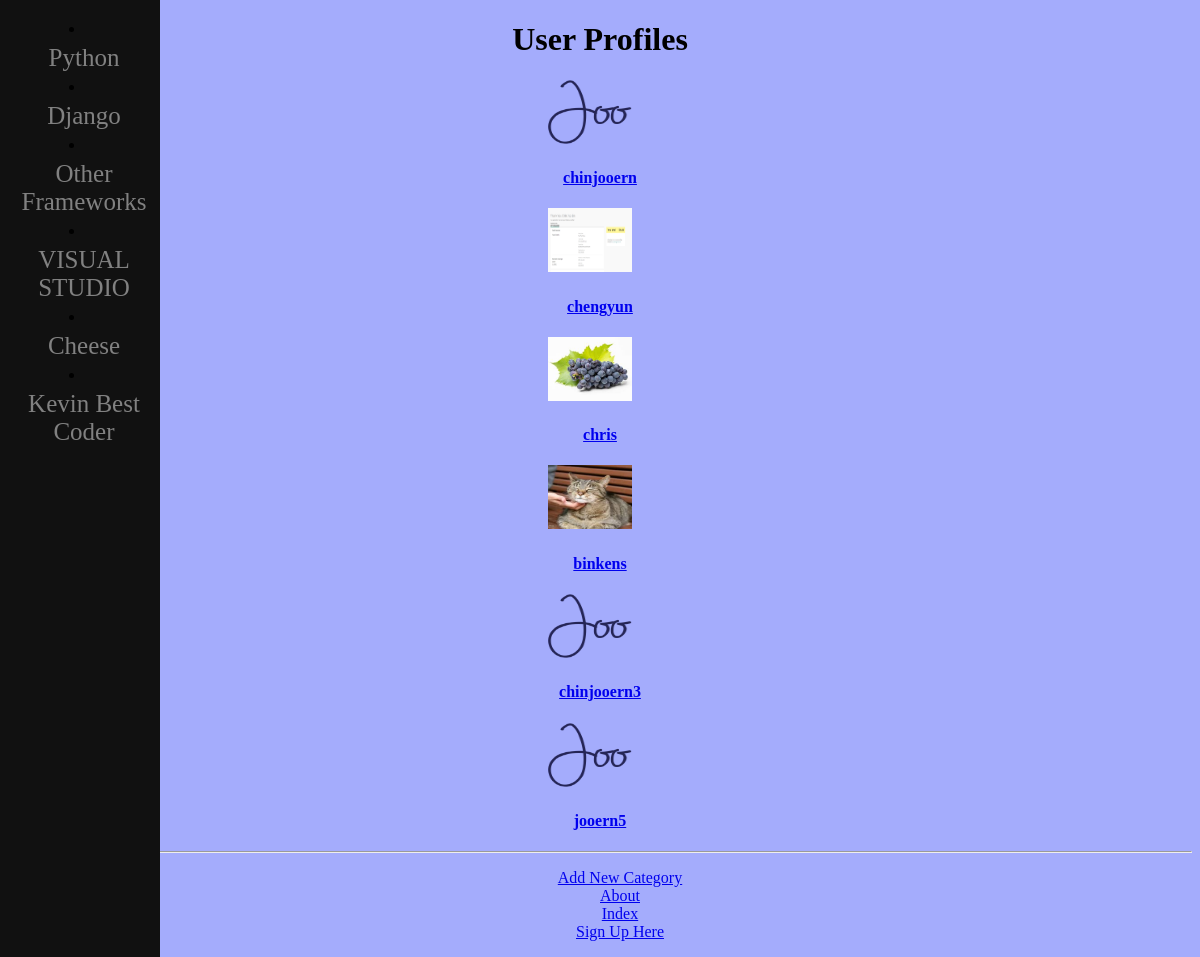
/rango/list_profiles (signed in), run on the app's committed database.
### rango/models.py (models this page shows, shortened)
class Category(models.Model):
    name = models.CharField(max_length=128, unique=True)
    views = models.IntegerField(default=0)
    likes = models.IntegerField(default=0)
    slug = models.SlugField(unique=True)
    class Meta:
        verbose_name_plural = 'categories'

class UserProfile(models.Model):
    user = models.OneToOneField(User,on_delete=models.DO_NOTHING) #we do not modify the User model directly as others may call on it, so we link it to another database 1-1
    website = models.URLField(blank=True)
    picture = models.ImageField(upload_to='profile_images', blank=True) #the upload_to attribute is conjoined to the MEDIA_ROOT

### rango/views.py (the view)
# urls.py: path('list_profiles', views.list_profiles, name='list_profiles'),
@login_required
def list_profiles(request):
    userprofile_list = UserProfile.objects.all()
    return render(request, 'rango/list_profiles.html',{'userprofile_list' : userprofile_list})

### rango/templatetags/rango_template_tags.py (called while the page is built)
@register.inclusion_tag('rango/cats.html') #mash up rango/cats.html with a method called get_category_list() which contains all categories
def get_category_list(cat=None):
    print(cat)
    return {'cats':Category.objects.all(),
    'act_cat':cat} #cat does not update its value to the current category being visited

### templates/rango/list_profiles.html (shortened to what this page needs)
{% extends 'rango/base.html' %}
{% load static %}
{% block body_block %}
<h1>User Profiles</h1>
<div class="panel">
    {% if userprofile_list %}
    <div class="panel-heading">
    <div class="panel-body">
        <div class="list-group">
            {% for listuser in userprofile_list %}
            <div class="list-group-item">
                {% if listuser.picture %}
                    <img width="84" height="64" style="padding-right: 20px" src="{{ MEDIA_URL }}{{ listuser.picture }}">
                {% else %}
                    <img width="84" height="64" style="padding-right: 20px" src="{% static "images/grapes.jpg" %}">
                {% endif %}
                    <h4 class="list-group-item-heading">
                    <a href="{% url 'rango:profile' listuser.user.username %}">{{ listuser.user.username }}</a>
                </h4>
            </div>
            {% endfor %}
        </div>
    </div>
    </div>
    {% else %}
        <p>There are no users for the site.</p>
    {% endif %}
</div>
{% endblock %}

### templates/rango/cats.html
{% for c in cats %}
    {% if c == act_cat %}
    <li>
        <strong>
        <a href="{% url 'rango:show_category' c.slug %}">{{ c.name }}</a>
        </strong>
    </li>
    {% else %}
    <li>
        <a href="{% url 'rango:show_category' c.slug %}">{{ c.name }}</a>
    </li>
    {% endif %}
{% endfor %}

### static/css/sidenav.css (style rules this page uses)
.sidenav a { padding: 6px 8px 6px 16px; text-decoration: none; font-size: 25px; color: #818181; display: block; }

### data on the page
Category: name "Python"
Category: name "Django"
Category: name "Other Frameworks"
Category: name "VISUAL STUDIO"
Category: name "Cheese"
Category: name "Kevin Best Coder"
UserProfile: picture (picture), user.username "chinjooern"
UserProfile: picture (picture), user.username "chengyun"
UserProfile: user.username "chris"
UserProfile: picture (picture), user.username "binkens"
UserProfile: picture (picture), user.username "chinjooern3"
UserProfile: picture (picture), user.username "jooern5"
